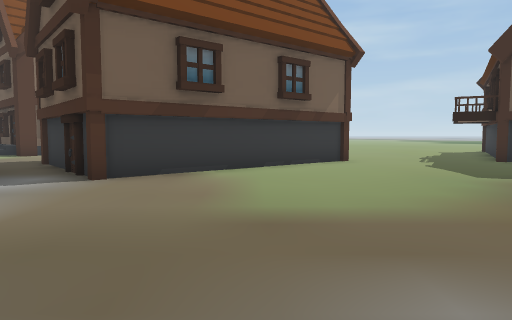
[1] (above)

24 first-person views from a walk through a 3-D level made in the Unity game engine. The camera is 1.5 m above the floor, tilts 4° down and sees 70° across. The floor is counted in squares, 2 m on a side. Each view is taken from the middle of a square. On the plan, view 1 faces up. The plan holds only what a view shows up to about 11 squares ahead; the rest is blank. The place goes on beyond the plan.

[2]
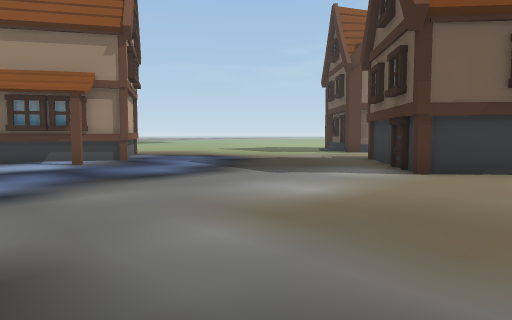

[3]
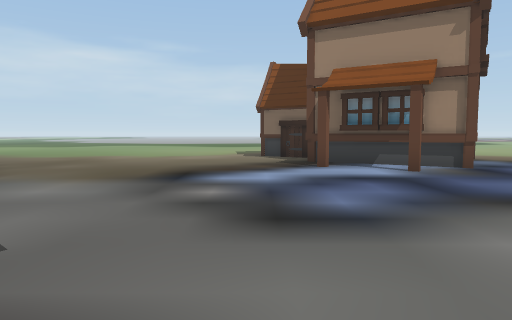

[4]
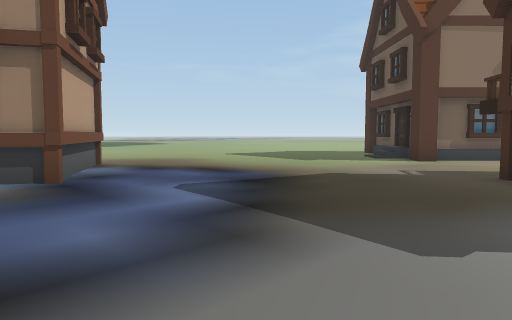

[5]
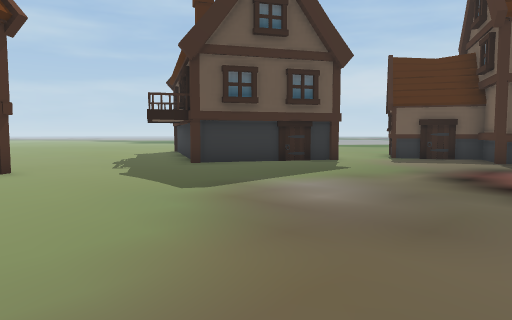

[6]
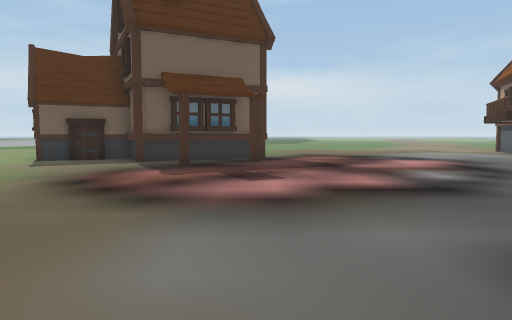

[7]
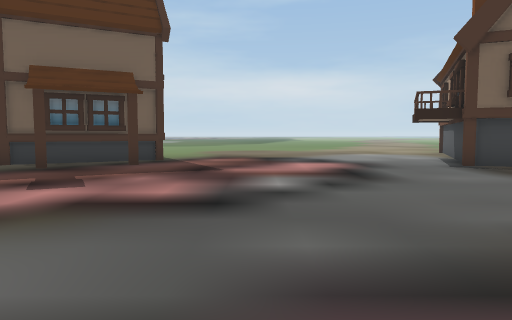

[8]
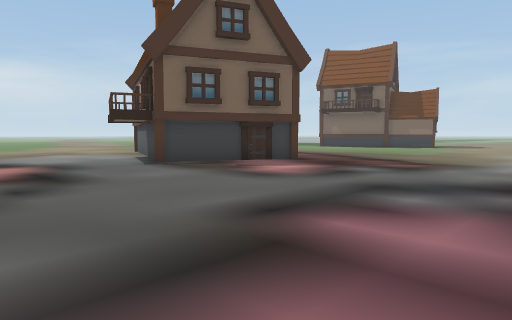

[9]
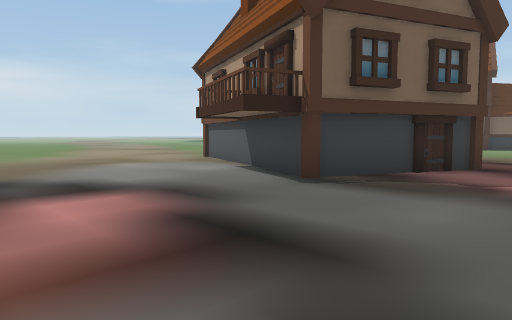

[10]
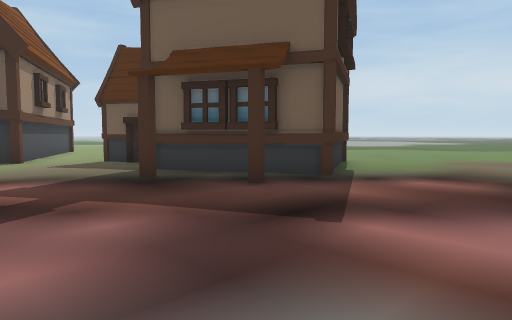

[11]
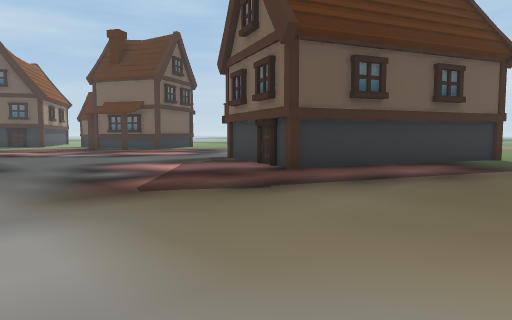

[12]
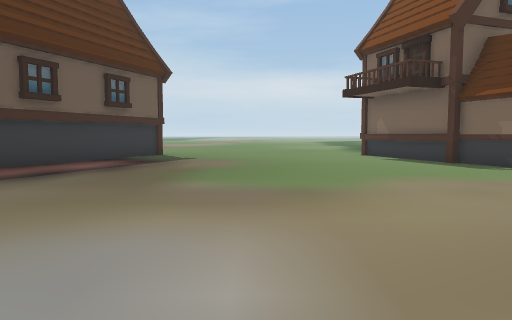

[13]
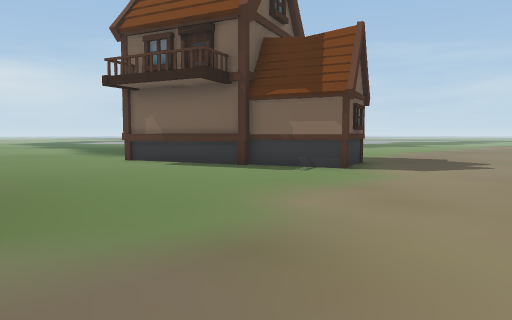

[14]
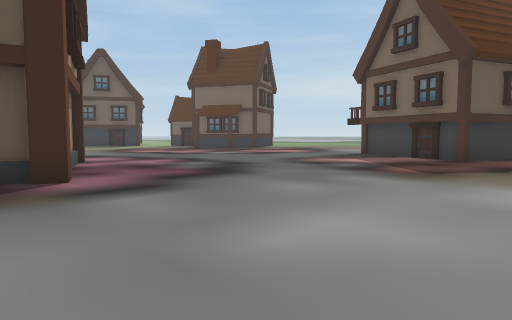

[15]
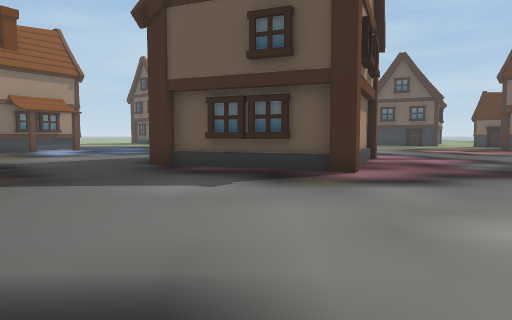

[16]
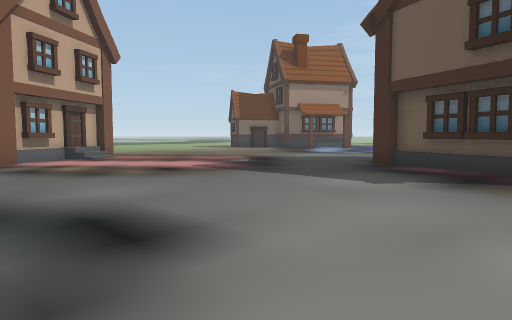

[17]
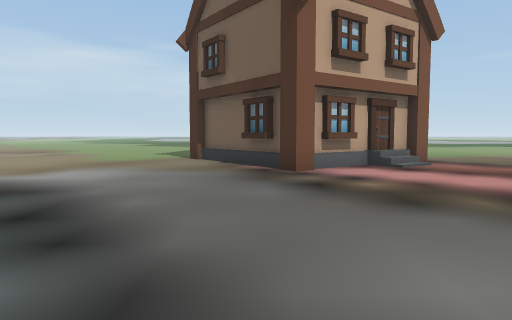

[18]
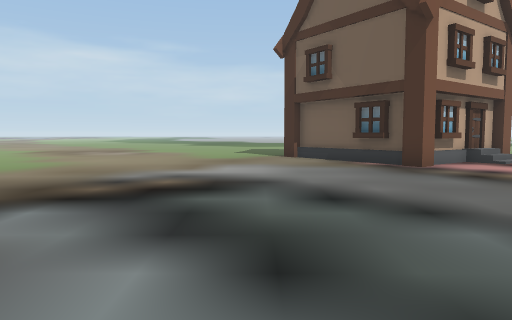

[19]
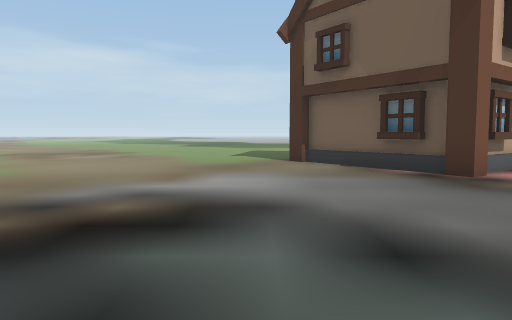

[20]
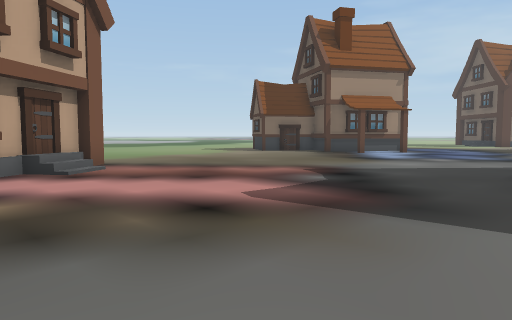

[21]
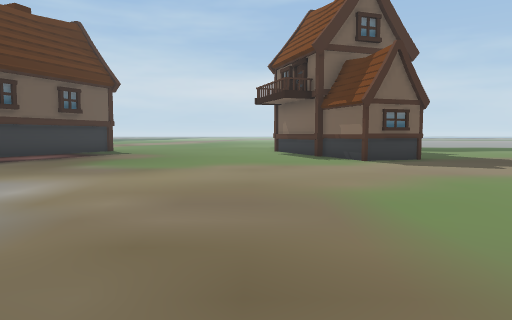

[22]
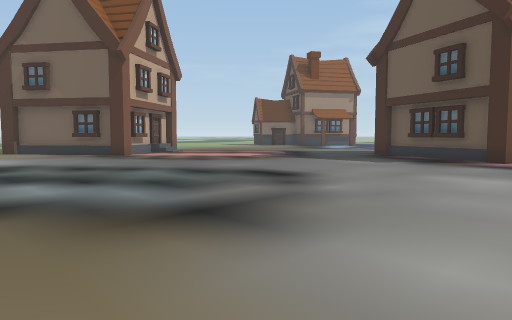

[23]
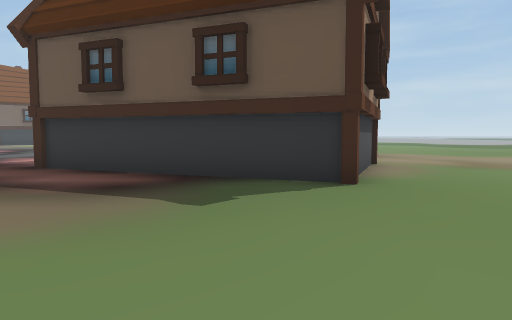

[24]
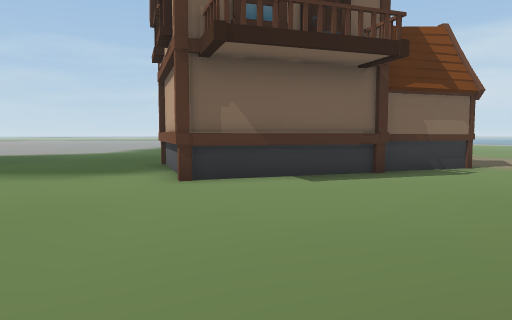

### Floor plan
Key: @ floor where view 1 was taken; # wall or solid block; . floor; / step, stairs or slope; O other object.
Columns run from 12 left of view 1 to 18 right of it. Each row starts with its distance up from view 1.
 15      OO
 14    OOO.        ..
 13     O..        ...
 12    ....        ....
 11   .....      OO.....O
 10  ......      OO....OO  O
  9 .......O    OO.......OOO
  8 ........O  O..........O...
  7 .........OO.............OO
  6 .........O...............O
  5 #........................O
  4 ##O.....................O#
  3 ##.....................O.#
  2 #OO......................O###O.
  1 #.......................O.#....
  0 ............@  ................
 -1 ........... .   ...............
 -2 ..........     ..............
 -3 .........      ..............
 -4 .........     OO...............
 -5 .........     O................
 -6 .........OO  O.................
 -7 ...........OOO..........O......
 -8 .............O..........OOO...
 -9 .......................O  OOO..
-10 O/.....................O    OOO
-11 OO....................OOOOO  O.
-12  O.......................OOOOO.
-13   O........................OO..
-14 OO............. ...............
-15 O..............  ..............
-16 ..............................
-17 ..............................
-18 ...............................
-19 ..........  ...................
-20 ........    ...................
-21 .......      ...............#..
-22 .....         ...........####..
-23 ....            .......OOO   O.
-24 ..               ......O O   #.
-25                    ....O
-26                     ....

Positions as (right, up) in squares from view 1, and headings:
1: (0, 0), facing up
2: (0, -1), facing up-left
3: (-2, -1), facing left
4: (-4, 2), facing up-left
5: (1, 2), facing up-right
6: (2, 1), facing right
7: (3, -2), facing right
8: (3, -2), facing down-right
9: (8, -2), facing down-right
10: (8, -3), facing up-right
11: (4, -16), facing up-right
12: (3, -17), facing right
13: (6, -16), facing down-right
14: (-1, -14), facing up-right
15: (-1, -15), facing up
16: (1, -15), facing up-left
17: (-2, -14), facing left
18: (-1, -17), facing left
19: (-3, -17), facing left
20: (-3, -13), facing up-left
21: (0, -20), facing right
22: (3, -19), facing up-left
23: (15, -19), facing up
24: (15, -15), facing down
